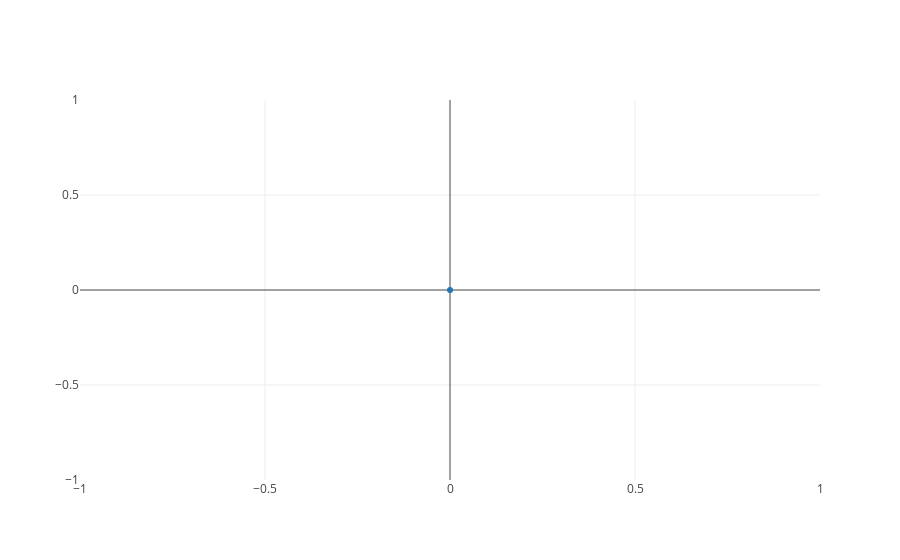

Source (notebook cell):
### Code cell
import numpy as np
from plotly import __version__
from plotly.offline import download_plotlyjs, init_notebook_mode, plot, iplot
from plotly.graph_objs import Scatter, Figure, Layout, Data
from IPython.display import display, HTML
from timeit import default_timer


init_notebook_mode(connected=True)
x = [0]
y = [0]

data = Data([Scatter(x=x, y=y)])

figure = dict(data=data)
iplot(figure)

# update plot
time = 1
end = 10
start = default_timer()
while default_timer() < 10:
    now = default_timer()
    if now - start > time:
        data = Data([Scatter(x=x, y=y)])
        figure = dict(data=data)
        iplot(figure)
        time += 1

### Figure 1 — Plotly figure (JSON) as saved in the notebook; plotly's stock layout.template omitted (floating-point values rounded to 4 significant figures)
{"data": [{"type": "scatter", "x": [0], "y": [0]}], "layout": {}}
